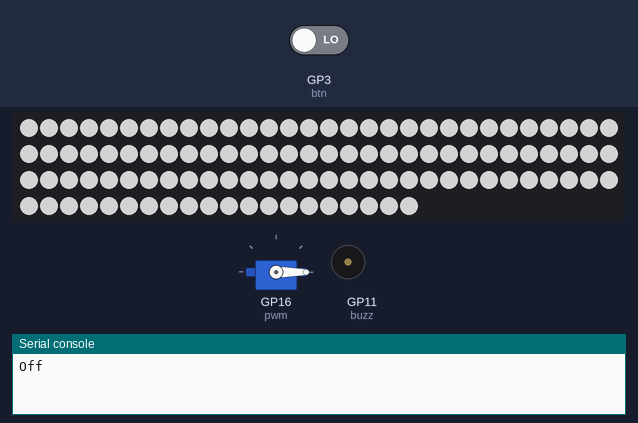
Bench run of a program on a simulated Raspberry Pi Pico running CircuitPython. On the bench: 110 RGB LEDs in strip order, left to right, continuing on the next row, servo, buzzer (waves = sounding, pin HIGH), the last lines printed to the serial console. Inputs (shaded band) come from the test bench; at power-on: GP3 (btn) LOW. Dim RGB values are drawn brighter than linear; pins used as bus, display or sensor lines are not drawn.

Above: at 6.6 s.
6.7 s: GP3 (btn) driven HIGH
At 17.4 s:
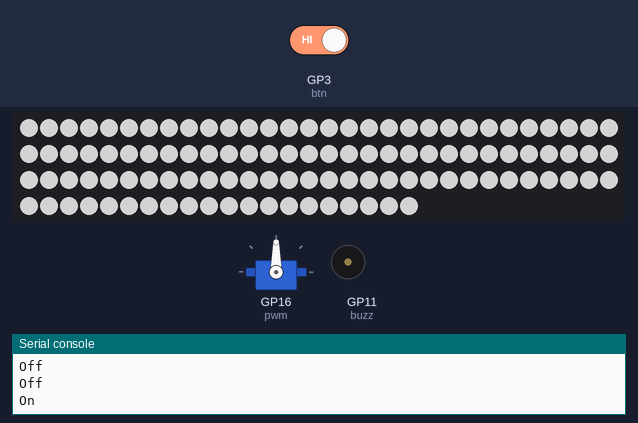
Timing chart, 0 to 24.6 s (numbered marks = the images above; inputs shaded):
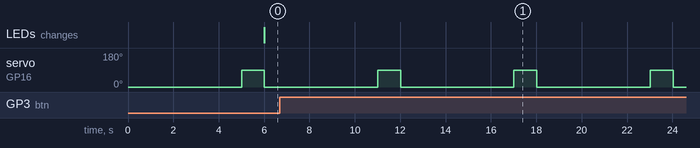

Measured:
- by itself, servo on GP16 (pwm): alternates 90° for 1.0 s and 0° for 5.0 s

The program:

Custom_Compile_One.py
```python
import time
import board
import digitalio
import pwmio
import neopixel
from adafruit_motor import servo
from digitalio import DigitalInOut, Direction, Pull


btn = digitalio.DigitalInOut(board.GP3)
btn.direction = digitalio.Direction.INPUT
btn.pull = digitalio.Pull.DOWN


buzz = DigitalInOut(board.GP11)
buzz.direction = Direction.OUTPUT

pwm = pwmio.PWMOut(board.GP16, duty_cycle=3 ** 15, frequency=50)

my_servo = servo.Servo(pwm)


# Update this to match the number of NeoPixel LEDs connected to your board.
num_pixels = 110

pixels = neopixel.NeoPixel(board.GP17, num_pixels)
pixels.brightness = 0.5

while True:
    if btn.value:

        print("On")

    for angle in range(0, 90, 90):  # 0 - 180 degrees, 5 degrees at a time.
        my_servo.angle = angle
        time.sleep(5)
    for angle in range(90, 0, -90): # 180 - 0 degrees, 5 degrees at a time.
        my_servo.angle = angle
        time.sleep(1)

        pixels.fill((255, 255, 255))

    else:
        buzz.value = False
        print("Off")
```
